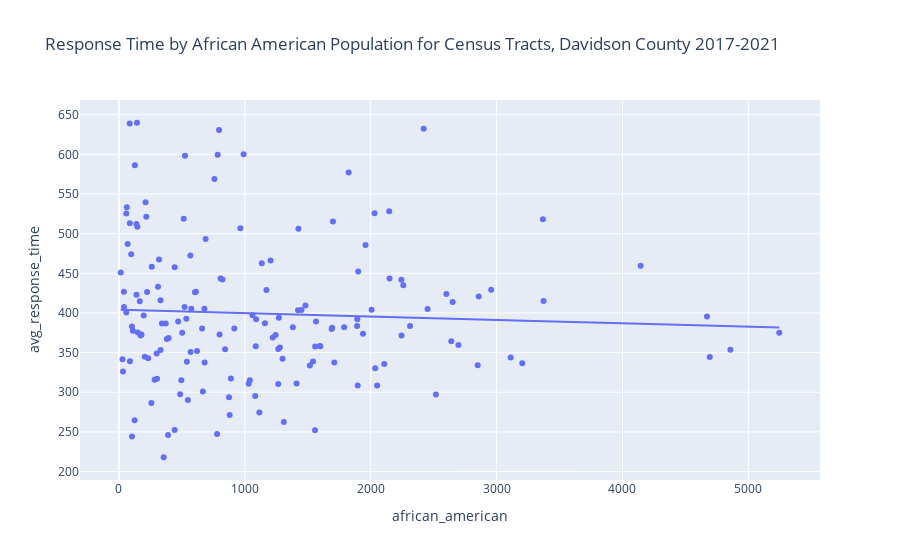

The notebook cell saved with this chart:
### Markdown cell above
- See if there are any correlations between the racial makeup of a tract and the response times. This involves making scatter plots of response time versus racial makeup and comparing choropleth plots of racial makeup for each tract with the prior num_incidents and avg_response_time choropleths from Sections 2 and 3.

### Code cell
fig = px.scatter(res_dem_gdf, x='african_american', y='avg_response_time', trendline='ols',
    title="Response Time by African American Population for Census Tracts, Davidson County 2017-2021")
fig.show()
fig.write_html('res_time_by_african_american_pop.html')

### Figure 1 — Plotly figure (JSON) as saved in the notebook; plotly's stock layout.template omitted (floating-point values rounded to 4 significant figures; data arrays with more than 128 entries replaced by an {"elided": "..."} marker saying what was removed)
{"data": [{"hovertemplate": "african_american=%{x}<br>avg_response_time=%{y}<extra></extra>", "legendgroup": "", "marker": {"color": "#636efa", "symbol": "circle"}, "mode": "markers", "name": "", "orientation": "v", "showlegend": false, "type": "scatter", "x": {"elided": "161 int values"}, "xaxis": "x", "y": {"elided": "161 float values"}, "yaxis": "y"}, {"hovertemplate": "<b>OLS trendline</b><br>avg_response_time = -0.00423194 * african_american + 403.961<br>R<sup>2</sup>=0.002658<br><br>african_american=%{x}<br>avg_response_time=%{y} <b>(trend)</b><extra></extra>", "legendgroup": "", "marker": {"color": "#636efa", "symbol": "circle"}, "mode": "lines", "name": "", "showlegend": false, "type": "scatter", "x": {"elided": "158 int values"}, "xaxis": "x", "y": {"elided": "158 float values"}, "yaxis": "y"}], "layout": {"legend": {"tracegroupgap": 0}, "title": {"text": "Response Time by African American Population for Census Tracts, Davidson County 2017-2021"}, "xaxis": {"anchor": "y", "domain": [0, 1], "title": {"text": "african_american"}}, "yaxis": {"anchor": "x", "domain": [0, 1], "title": {"text": "avg_response_time"}}}}
